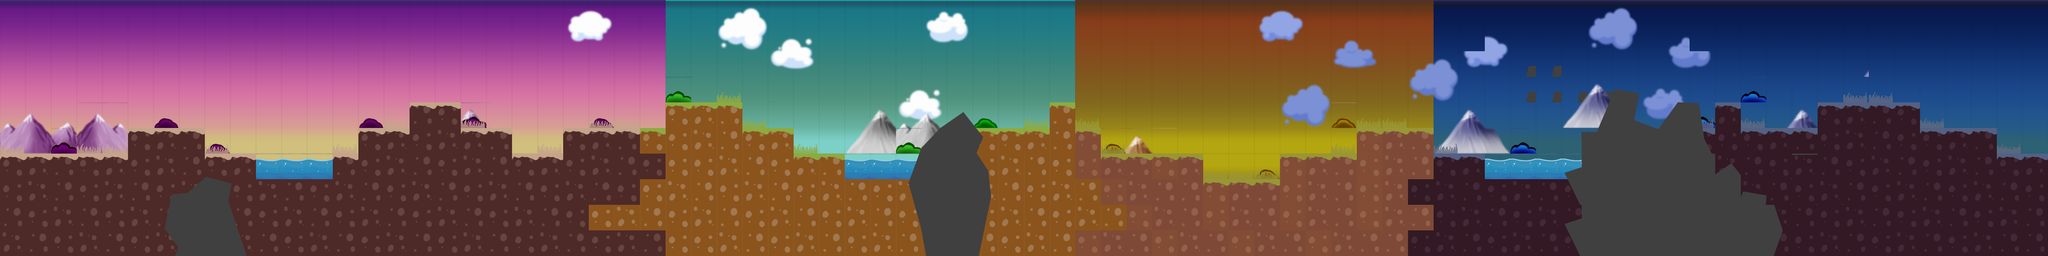

A level layout from a 2D game, rendered from its tile map. Below: a short description, then the map file with tile-grid data replaced by summaries:
An orthogonal 80x10 tile map with 64x64 px tiles, 6 tile layers (ciel, plan4, plan3, Decor, ...), 2 tilesets and 153 objects.

<map version="1.8" tiledversion="1.8.2" orientation="orthogonal" renderorder="right-down" width="80" height="10" tilewidth="64" tileheight="64" infinite="0" nextlayerid="34" nextobjectid="237">
 <editorsettings>
  <export target="blockout.json" format="json" />
 </editorsettings>
 <tileset firstgid="1" name="tilesheetFT" tilewidth="64" tileheight="64" tilecount="480" columns="30">
  <image source="../tilesets/tilesheetFT.png" width="1920" height="1080" />
  <tile id="121">
   <animation>
    <frame tileid="90" duration="100" />
    <frame tileid="91" duration="100" />
    <frame tileid="92" duration="100" />
    <frame tileid="93" duration="100" />
    <frame tileid="94" duration="100" />
    <frame tileid="95" duration="100" />
    <frame tileid="96" duration="100" />
    <frame tileid="97" duration="100" />
    <frame tileid="120" duration="100" />
   </animation>
  </tile>
 </tileset>
 <tileset firstgid="481" name="Anims" tilewidth="128" tileheight="192" tilecount="4" columns="0">
  <grid orientation="orthogonal" width="1" height="1" />
  <tile id="0">
   <image width="128" height="192" source="../../deposez assets pour tileset ici/abres/arbre crepouscoulus.png" />
  </tile>
  <tile id="1">
   <image width="128" height="192" source="../../deposez assets pour tileset ici/abres/arbre jour levée.png" />
  </tile>
  <tile id="2">
   <image width="128" height="192" source="../../deposez assets pour tileset ici/abres/arbre jour.png" />
  </tile>
  <tile id="3">
   <image width="128" height="192" source="../../deposez assets pour tileset ici/abres/arbre nuit.png" />
  </tile>
 </tileset>
 <layer id="7" name="ciel" width="80" height="10">
  <data>[800 cells, 800 non-empty, 40 distinct tile ids]</data>
 </layer>
 <objectgroup id="22" name="Etoiles">
  <object id="134" gid="291" x="3722.67" y="129.333" width="64" height="64" />
  <object id="135" gid="291" x="3828" y="70.6667" width="64" height="64" />
  <object id="136" gid="291" x="3912" y="132" width="64" height="64" />
  <object id="137" gid="291" x="4005.33" y="180" width="64" height="64" />
  <object id="138" gid="291" x="4058.67" y="98.6667" width="64" height="64" />
  <object id="139" gid="291" x="4181.33" y="58.6667" width="64" height="64" />
  <object id="140" gid="291" x="4218.67" y="146.667" width="64" height="64" />
  <object id="141" gid="291" x="4394.67" y="130.667" width="64" height="64" />
  <object id="142" gid="291" x="4490.67" y="77.3333" width="64" height="64" />
  <object id="143" gid="291" x="4684" y="108" width="64" height="64" />
  <object id="144" gid="291" x="4316" y="169.333" width="64" height="64" />
  <object id="145" gid="291" x="4108" y="168" width="64" height="64" />
  <object id="146" gid="291" x="4345.33" y="73.3333" width="64" height="64" />
  <object id="147" gid="291" x="4572" y="128" width="64" height="64" />
  <object id="148" gid="291" x="4800" y="74.6667" width="64" height="64" />
  <object id="149" gid="291" x="4849.33" y="144" width="64" height="64" />
  <object id="150" gid="291" x="4940" y="146.667" width="64" height="64" />
  <object id="151" gid="291" x="4989.33" y="81.3333" width="64" height="64" />
  <object id="152" gid="291" x="5046.67" y="189.333" width="64" height="64" />
  <object id="153" gid="291" x="4892" y="73.3333" width="64" height="64" />
  <object id="154" gid="291" x="3593.33" y="72" width="64" height="64" />
  <object id="155" gid="291" x="3618.67" y="169.333" width="64" height="64" />
 </objectgroup>
 <layer id="6" name="plan4" width="80" height="10" parallaxx="0.87">
  <data>[800 cells, 99 non-empty, 34 distinct tile ids]</data>
 </layer>
 <layer id="5" name="plan3" width="80" height="10" parallaxx="0.9">
  <data>[800 cells, 69 non-empty, 46 distinct tile ids]</data>
 </layer>
 <layer id="4" name="Decor" width="80" height="10" parallaxx="0.95">
  <data>[800 cells, 57 non-empty, 8 distinct tile ids]</data>
 </layer>
 <objectgroup id="12" name="Arbre1" parallaxx="0.97">
  <object id="67" gid="482" x="12.3333" y="384" width="128" height="192" />
  <object id="68" gid="482" x="511.667" y="384" width="128" height="192" />
  <object id="69" gid="482" x="898.333" y="320" width="128" height="192" />
  <object id="70" gid="482" x="1027" y="256" width="128" height="192" />
  <object id="71" gid="482" x="1403" y="320" width="128" height="192" />
 </objectgroup>
 <objectgroup id="13" name="Arbre2" parallaxx="0.97">
  <object id="222" gid="483" x="1787.79" y="320" width="128" height="192" />
  <object id="223" gid="483" x="2219.79" y="384" width="128" height="192" />
  <object id="224" gid="483" x="2399.79" y="320" width="128" height="192" />
  <object id="225" gid="483" x="1919.79" y="384" width="128" height="192" />
 </objectgroup>
 <objectgroup id="14" name="Arbre3" parallaxx="0.97">
  <object id="226" gid="481" x="2695.07" y="384" width="128" height="192" />
  <object id="227" gid="481" x="2967.07" y="448" width="128" height="192" />
  <object id="228" gid="481" x="3149.74" y="384" width="128" height="192" />
  <object id="229" gid="481" x="3333.74" y="321.333" width="128" height="192" />
 </objectgroup>
 <objectgroup id="15" name="Arbre4" parallaxx="0.97">
  <object id="231" gid="484" x="3854.09" y="384" width="128" height="192" />
  <object id="232" gid="484" x="3930.09" y="384" width="128" height="192" />
  <object id="233" gid="484" x="4233.31" y="320" width="128" height="192" />
  <object id="234" gid="484" x="4418.37" y="257.333" width="128" height="192" />
  <object id="235" gid="484" x="4514.37" y="256" width="128" height="192" />
  <object id="236" gid="484" x="4723.7" y="320" width="128" height="192" />
 </objectgroup>
 <objectgroup id="24" name="BrillanceArbre">
  <object id="186" gid="292" x="2768" y="284" width="64" height="64" />
  <object id="187" gid="292" x="2834.67" y="272" width="64" height="64" />
  <object id="188" gid="292" x="2829.33" y="337.333" width="64" height="64" />
  <object id="189" gid="292" x="3026.67" y="352" width="64" height="64" />
  <object id="190" gid="292" x="3081.33" y="414.667" width="64" height="64" />
  <object id="191" gid="292" x="3089.33" y="350.667" width="64" height="64" />
  <object id="192" gid="292" x="3241.33" y="268" width="64" height="64" />
  <object id="193" gid="292" x="3270.67" y="333.333" width="64" height="64" />
  <object id="194" gid="292" x="3308" y="268" width="64" height="64" />
  <object id="195" gid="292" x="3414.67" y="225.333" width="64" height="64" />
  <object id="196" gid="292" x="3486.67" y="224" width="64" height="64" />
  <object id="197" gid="292" x="3430.67" y="285.333" width="64" height="64" />
  <object id="198" gid="292" x="3497.33" y="288" width="64" height="64" />
 </objectgroup>
 <objectgroup id="25" name="RoseeMatin">
  <object id="199" gid="293" x="64" y="64" width="64" height="64" />
  <object id="200" gid="293" x="192" y="64" width="64" height="64" />
  <object id="201" gid="293" x="320" y="64" width="64" height="64" />
  <object id="202" gid="293" x="448" y="64" width="64" height="64" />
  </objectgroup>
 <objectgroup id="26" name="Terre">
  <!-- 85 objects omitted --></objectgroup>
 <objectgroup id="17" name="Luciole1">
  <!-- 76 objects omitted --></objectgroup>
 <objectgroup id="18" name="Luciole2">
  <!-- 70 objects omitted --></objectgroup>
 <objectgroup id="19" name="Luciole3">
  <!-- 65 objects omitted --></objectgroup>
 <objectgroup id="20" name="Luciole4">
  <!-- 60 objects omitted --></objectgroup>
 <layer id="1" name="Base" width="80" height="10">
  <data>[800 cells, 414 non-empty, 32 distinct tile ids]</data>
 </layer>
 <objectgroup id="23" name="RefletEau">
  <!-- 53 objects omitted --></objectgroup>
 <objectgroup id="21" name="PartSol">
  <!-- 43 objects omitted --></objectgroup>
 <layer id="16" name="Plan1" width="80" height="10" parallaxx="1.03">
  <data>[800 cells, 128 non-empty, 72 distinct tile ids]</data>
 </layer>
</map>
<!-- 95 of 153 objects omitted -->
